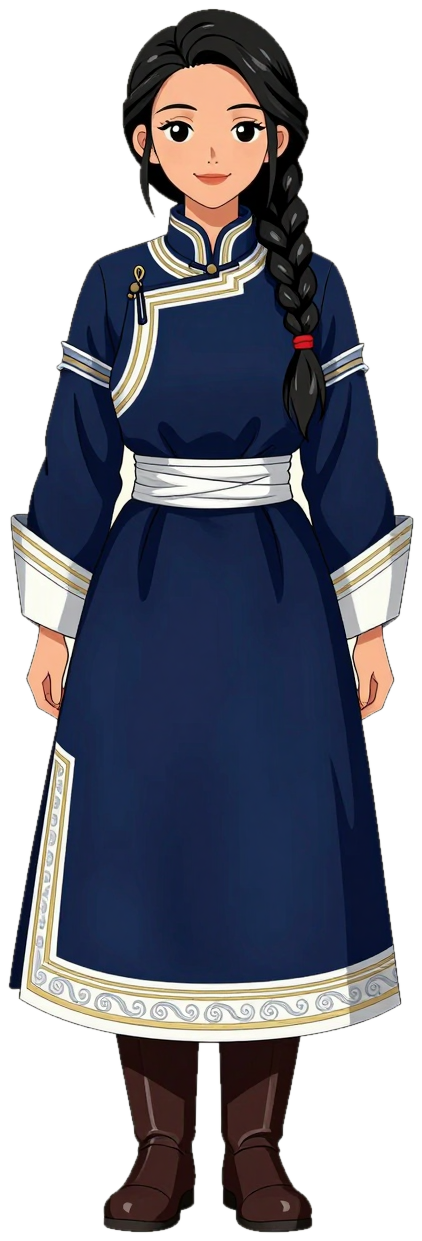
#> input picture kiosk/frontend/assets/character/host.png, 422 x 1241 px, found by its file name
$ python crop_host.py
#> lines starting #> are read from the running program, lines starting #| are printed output that depends on the picture
"""Tight-crop host.png to the character's silhouette (alpha bounding box).

Removes the transparent margin around Khulan so she fills the hero frame when
scaled by width. Small symmetric padding is kept so edges don't touch the frame.
"""
import numpy as np
from PIL import Image

DST = r"C:\Users\bolly\Desktop\kiosk\frontend\assets\character\host.png"

im = Image.open(DST).convert("RGBA")
#> im is the input picture: PIL image 422x1241 RGBA; mean R, G, B, A 134.8, 134.8, 138.5, 160.7
a = np.array(im)[:, :, 3]
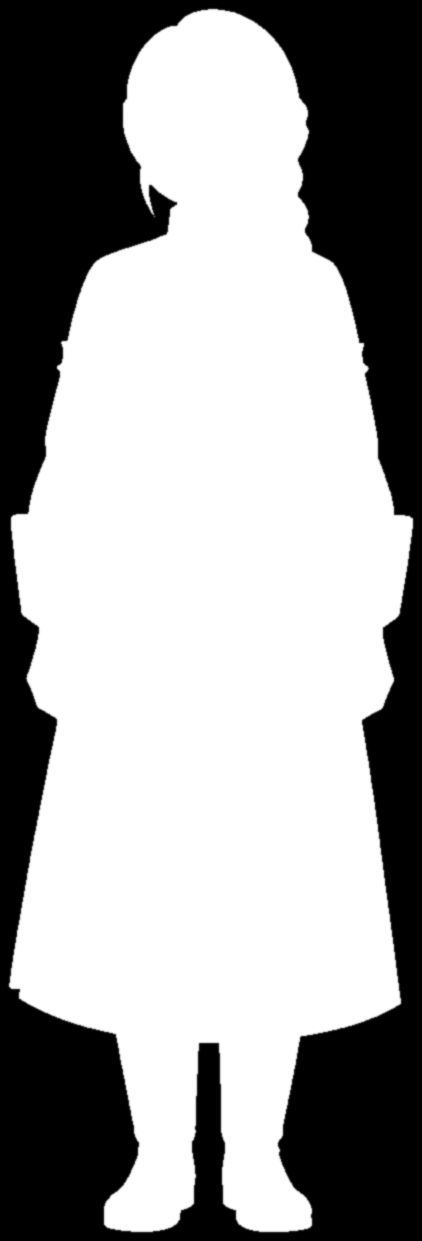
#> a: shape (1241, 422); min 0, max 255, mean 160.7
ys, xs = np.where(a > 16)
x0, x1 = xs.min(), xs.max()
#> x0 = 8; x1 = 413
y0, y1 = ys.min(), ys.max()
#> y0 = 8; y1 = 1232
pad = 8
x0 = max(0, x0 - pad)
#> x0 = 0
y0 = max(0, y0 - pad)
#> y0 = 0
x1 = min(im.width - 1, x1 + pad)
#> x1 = 421
y1 = min(im.height - 1, y1 + pad)
#> y1 = 1240
cropped = im.crop((x0, y0, x1 + 1, y1 + 1))
cropped.save(DST)
print(f"cropped to {cropped.width}x{cropped.height} (ratio {cropped.width / cropped.height:.3f})")
#| cropped to 422x1241 (ratio 0.340)
